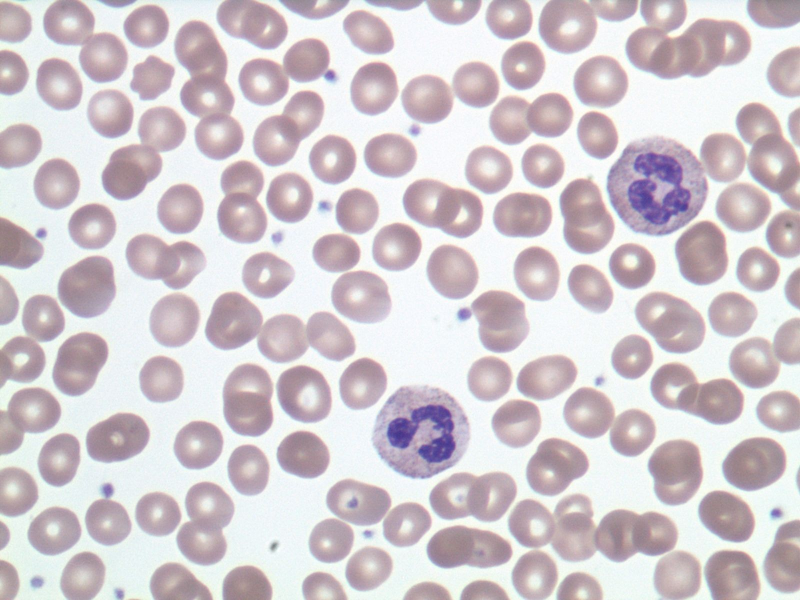
#> input picture Assignment2/normal.jpg, 1600 x 1200 px (shown at 1/2 size)
$ python count_solution.py   (Python 2 division)   (older library calls are emulated)
#> lines starting #> are read from the running program, lines starting #| are printed output that depends on the picture; after the words box and inside, x2 and y2 are one past the last pixel; in counts of white or black regions, pixels touching at a corner belong together
'''
Cell counting.

'''

import cv2
import cv2.cv
import numpy as np
import matplotlib.pyplot as plt
import math

def detect(img):
    '''
    Do the detection.
    '''
    #create a gray scale version of the image, with as type an unsigned 8bit integer
    img_g = np.zeros( (img.shape[0], img.shape[1]), dtype=np.uint8 )
    img_g[:,:] = img[:,:,0]
    #img_g = cv2.cvtColor(img,cv2.COLOR_BGR2GRAY)

    #1. Do canny (determine the right parameters)
    edges = cv2.Canny(img_g, threshold1=100, threshold2=50)

    #Show the results of canny
    canny_result = np.copy(img_g)
    canny_result[edges.astype(np.bool)]=0
    cv2.imshow('img',canny_result)
    cv2.waitKey(0)

    #2. Do hough transform
    circles = cv2.HoughCircles(img_g, method=cv2.cv.CV_HOUGH_GRADIENT, dp=4, minDist=30, param1=100, param2=80, minRadius=40, maxRadius=60)
    circles = circles[0,:,:]

    #Show hough transform result
    showCircles(img, circles)

    #3.a Get a feature vector (the average color) for each circle
    nbCircles = circles.shape[0]
    img_hsv = cv2.cvtColor(img,cv2.cv.CV_BGR2HSV)
    #img_hsv = img
    features = np.zeros( (nbCircles,3), dtype=np.int)
    for i in range(nbCircles):
        features[i,:] = getAverageColorInCircle(img_hsv, int(circles[i,0]), int(circles[i,1]), int(circles[i,2]) )

    #3.b Show the image with the features (just to provide some help with selecting the parameters)
    showCircles(img, circles, [ str(features[i,:]) for i in range(nbCircles)] )

    #3.c Remove circles based on the features
    selectedCircles = np.zeros( (nbCircles), np.bool)
    for i in range(nbCircles):
        if features[i,0]<151 and features[i,1]<36 and features[i,2]<218 and features[i,0]>100 and features[i,1]>17 and features[i,2]>171:
            selectedCircles[i]=1
    circles = circles[selectedCircles]

    #Show final result
    showCircles(img, circles)
    return circles


def getAverageColorInCircle(img, cx, cy, radius):
    '''
    Get the average color of img inside the circle located at (cx,cy) with radius.
    '''
    maxy,maxx,channels = img.shape
    nbVoxels = 0
    RGB = np.zeros( (3) )
    for dx in range( max(-cx,-radius),min(maxx-cx,+radius) ):
        for dy in range( max(-cy,-radius),min(maxy-cy,+radius) ):
            if math.sqrt(dx**2+dy**2) < radius**2:
                nbVoxels+=1
                RGB = RGB + img[cy+dy,cx+dx,:]
    RGB = RGB / nbVoxels
    return RGB


def showCircles(img, circles, text=None):
    '''
    Show circles on an image.
    @param img:     numpy array
    @param circles: numpy array
                    shape = (nb_circles, 3)
                    contains for each circle: center_x, center_y, radius
    @param text:    optional parameter, list of strings to be plotted in the circles
    '''
    #make a copy of img
    img = np.copy(img)
    #draw the circles
    nbCircles = circles.shape[0]
    for i in range(nbCircles):
        cv2.circle(img, (int(circles[i,0]), int(circles[i,1])), int(circles[i,2]), cv2.cv.CV_RGB(255, 0, 0), 2, 8, 0 )
    #draw text
    if text!=None:
        for i in range(nbCircles):
            cv2.putText(img, text[i], (int(circles[i,0]), int(circles[i,1])), cv2.FONT_HERSHEY_SIMPLEX, 0.5, cv2.cv.CV_RGB(0, 0,255) )
    #show the result
    cv2.imshow('img',img)
    cv2.waitKey(0)


if __name__ == '__main__':
    #read an image
    img = cv2.imread('normal.jpg')
#> img is the input picture: shape (1200, 1600, 3); mean B, G, R 206.6, 201.2, 210

    #print the dimension of the image
    print img.shape
#| (1200, 1600, 3)

    #show the image
    cv2.imshow('img',img)
    cv2.waitKey(0)

    #do detection
    circles = detect(img)
#> in detect, `img_g[:,:] = img[:,:,0]`:
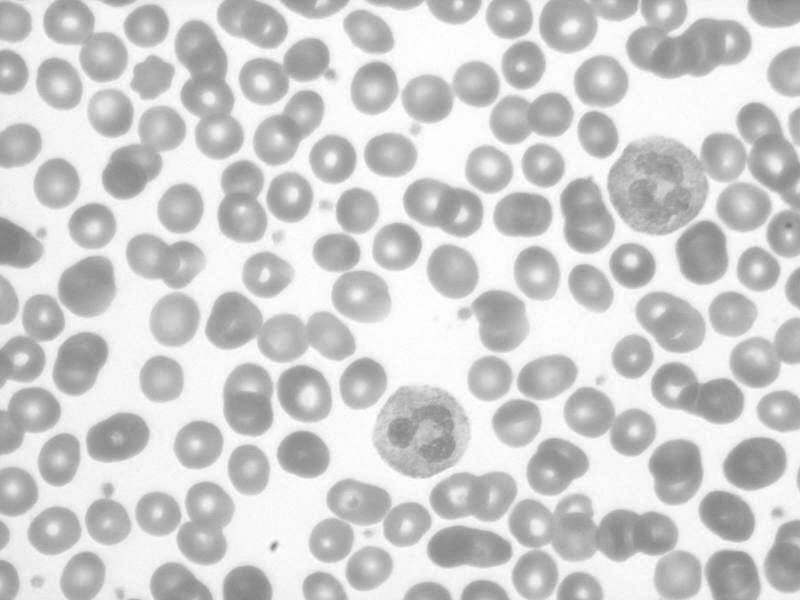
#> img_g: shape (1200, 1600) (shown at 1/2 size); min 119, max 255, mean 206.6
#> in detect, `edges = cv2.Canny(img_g, threshold1=100, threshold2=50)`:
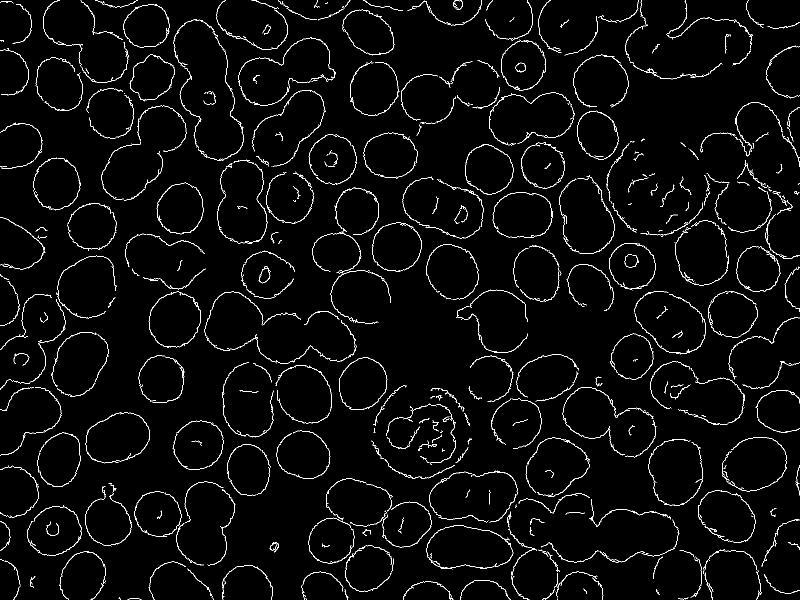
#> edges: shape (1200, 1600) (shown at 1/2 size); 2.8% white in thin lines or dots
#> in detect, `canny_result[edges.astype(np.bool)]=0`:
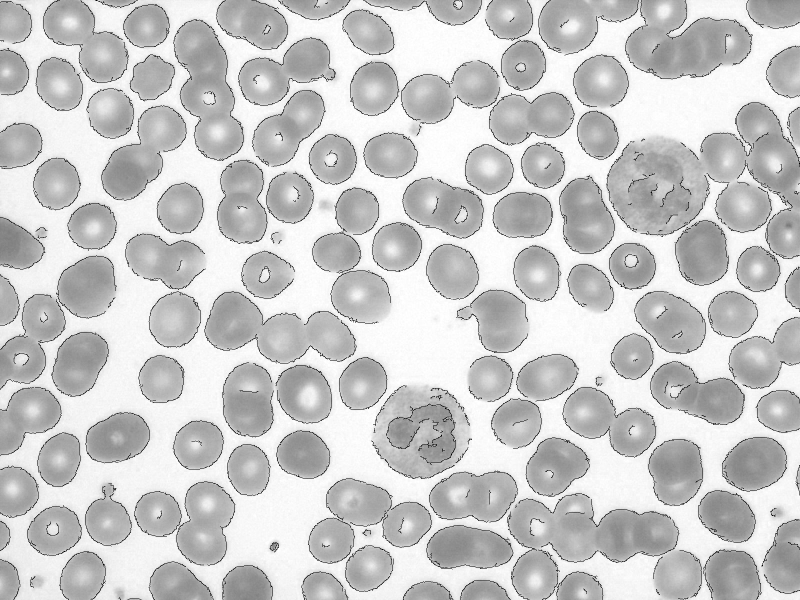
#> canny_result: shape (1200, 1600) (shown at 1/2 size); 2.79% of pixels changed, all inside (x1, y1, x2, y2) = (0, 0, 1600, 1200)
#> in detect, `circles = cv2.HoughCircles(img_g, method=cv2.cv.CV_HOUGH_GRADIENT, dp=..`: circles = 166 rows, first 8: [918, 426, 48.8], [978, 338, 48.8], [350, 642, 53.2], [1086, 330, 44.8], [662, 1082, 44.4], [1134, 50, 57.6], [206, 114, 48.8], [1174, 454, 53.2]
#> after the loop in showCircles, `for i in range(nbCircles):`:
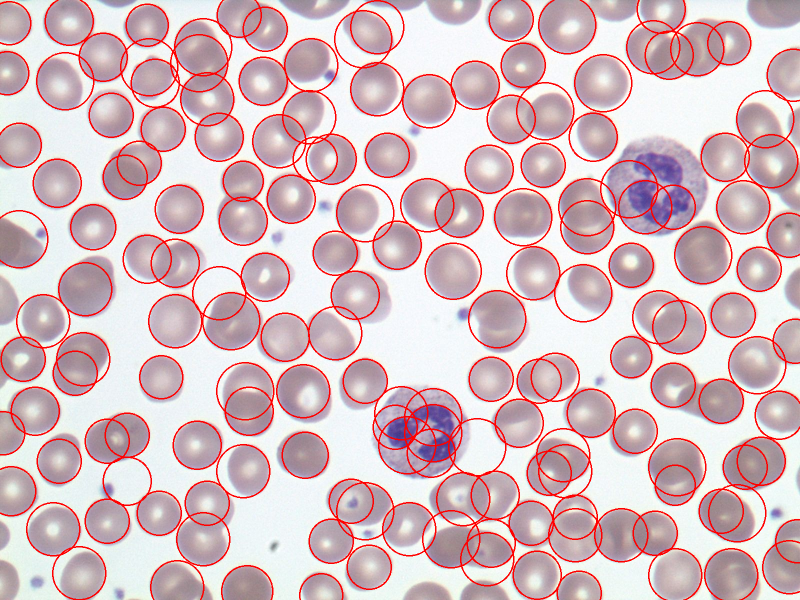
#> img: shape (1200, 1600, 3) (shown at 1/2 size); 7.5% of pixels changed, all inside (x1, y1, x2, y2) = (0, 0, 1600, 1200)
#> in detect, `img_hsv = cv2.cvtColor(img,cv2.cv.CV_BGR2HSV)`: img_hsv: shape (1200, 1600, 3); mean H, S, V 113.3, 21.7, 214.5
#> after the loop in detect, `for i in range(nbCircles):`: features = 166 rows, first 8: [136, 32, 196], [112, 23, 216], [138, 20, 211], [114, 27, 210], [131, 21, 198], [134, 26, 202], [137, 27, 200], [131, 32, 194]
#> after the loop in showCircles (call 2), `for i in range(nbCircles):`:
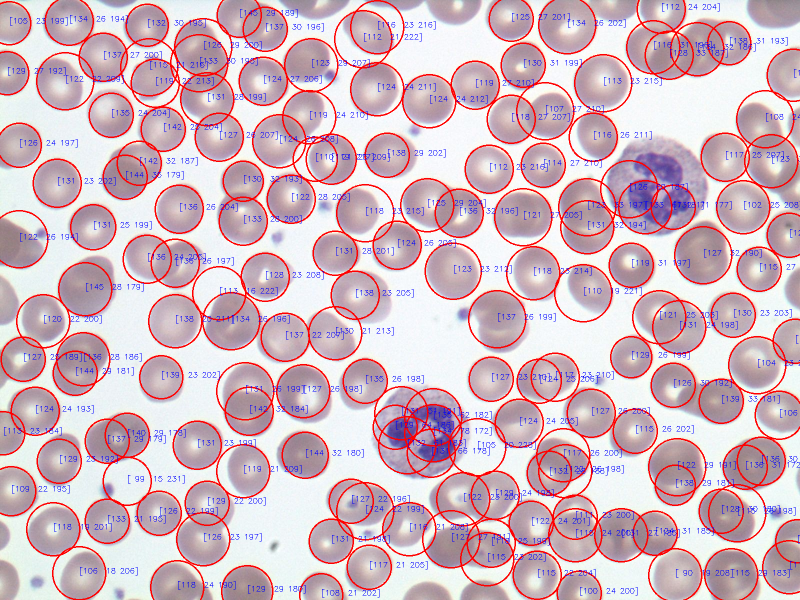
#> img: shape (1200, 1600, 3) (shown at 1/2 size); 1.88% of pixels changed, all inside (x1, y1, x2, y2) = (8, 6, 1600, 1195)
#> in detect, `circles = circles[selectedCircles]`: circles = 150 rows, first 8: [918, 426, 48.8], [978, 338, 48.8], [350, 642, 53.2], [1086, 330, 44.8], [662, 1082, 44.4], [1134, 50, 57.6], [206, 114, 48.8], [1174, 454, 53.2]
#> after the loop in showCircles (call 3), `for i in range(nbCircles):`:
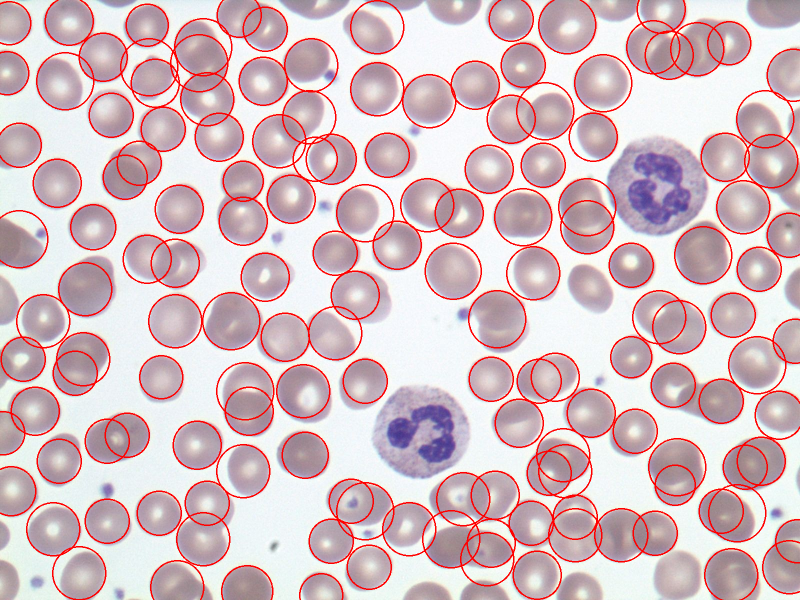
#> img: shape (1200, 1600, 3) (shown at 1/2 size); 6.77% of pixels changed, all inside (x1, y1, x2, y2) = (0, 0, 1600, 1200)

    #print result
    print "We counted "+str(circles.shape[0])+ " cells."
#| We counted 150 cells.
